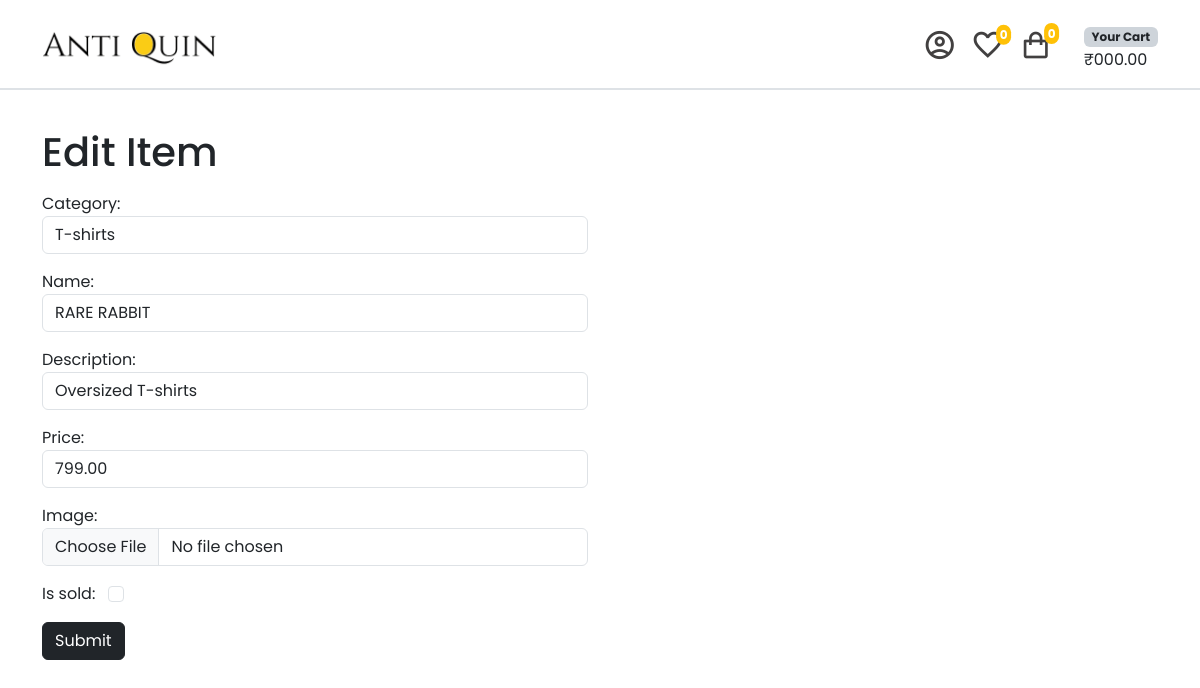
/item/edit/27/ (signed in), run on the app's committed database.
### item/models.py (models this page shows, shortened)
class Product(models.Model):
    category = models.ForeignKey(
        Category, related_name="items", on_delete=models.CASCADE
    )
    name = models.CharField(max_length=255)
    description = models.CharField(max_length=255, null=True, blank=True)
    price = models.DecimalField(max_digits=10, decimal_places=2)
    image = models.ImageField(null=True, blank=True, upload_to="images/")
    is_sold = models.BooleanField(default=False)
    quantity = models.PositiveIntegerField(default=1)
    created_by = models.ForeignKey(User, related_name="items", on_delete=models.CASCADE)
    created_at = models.DateTimeField(auto_now_add=True)
    class Meta:
        verbose_name_plural = "Products"
        ordering = ("created_at",)

class Category(models.Model):
    name = models.CharField(max_length=255)
    class Meta:
        ordering = ("name",)
        verbose_name_plural = "Categories"
    def __str__(self):
        return self.name

### item/views.py (the view)
# urls.py: path('edit/',views.edit_account, name='edit_account'),
@login_required
def edit(request, pk):
    categories = Category.objects.all()
    item = get_object_or_404(Product, pk=pk, created_by=request.user)
    user_data = {
        "user": None,
        "cart_items": None,
        "total": None,
        "product_count": None,
        "fav_count": None,
    }
    if request.user.is_authenticated:
        user_data["user"] = request.user
        cart = Cart.objects.get(user=user_data["user"])
        user_data["cart_items"] = CartItem.objects.filter(cart=cart)
        user_data["product_count"] = user_data["cart_items"].count()
        user_data["total"] = sum(
            item.product.price * item.quantity for item in user_data["cart_items"]
        )
        user_data["fav_count"] = Favourite.objects.filter(
            user=user_data["user"]
        ).count()
    if request.method == "POST":
        form = EditProductForm(request.POST, request.FILES, instance=item)
        if form.is_valid():
            form.save()
            return redirect("item:detail", pk=item.id)
    else:
        form = EditProductForm(instance=item)
    return render(
        request,
        "item/form.html",
        {"form": form, "title": "Edit Item", "categories": categories, **user_data},
    )

### item/forms.py
class EditProductForm(forms.ModelForm):
    class Meta:
        model = Product
        fields = (
            "category", "name", "description", "price", "image", "is_sold"
        )
        widgets = {
            "category": forms.Select(attrs={"class": INPUT_CLASSES}),
            "name": forms.TextInput(attrs={"class": INPUT_CLASSES}),
            "description": forms.TextInput(attrs={"class": INPUT_CLASSES}),
            "price": forms.NumberInput(attrs={"class": INPUT_CLASSES}),
            "image": forms.FileInput(attrs={"class": INPUT_CLASSES}),
            "is_sold": forms.CheckboxInput(
                attrs={"class": "form-check-input ms-2 text-black"}
            ),
        }

### item/templates/item/form.html (shortened to what this page needs)
{% extends "core/base.html" %}
{% block content %}
    <div class="container pb-3">
        <h1 class="mb-3">{{ title }}</h1>
        <form method="post" action="." enctype="multipart/form-data">
            <div class="row">
                <div class="col-lg-6 col-12">{{ form.as_p }}</div>
            </div>
            <button type="submit" class="btn btn-dark">Submit</button>
        </form>
    </div>
{% endblock content %}

### static/css/style.css (style rules this page uses)
body { font-family: "Poppins", sans-serif; }

### data on the page
Product: category "T-shirts", description "Oversized T-shirts", price "799.00"
Category: name "RARE RABBIT"

### other printed values
{{ title }} "Edit Item"
